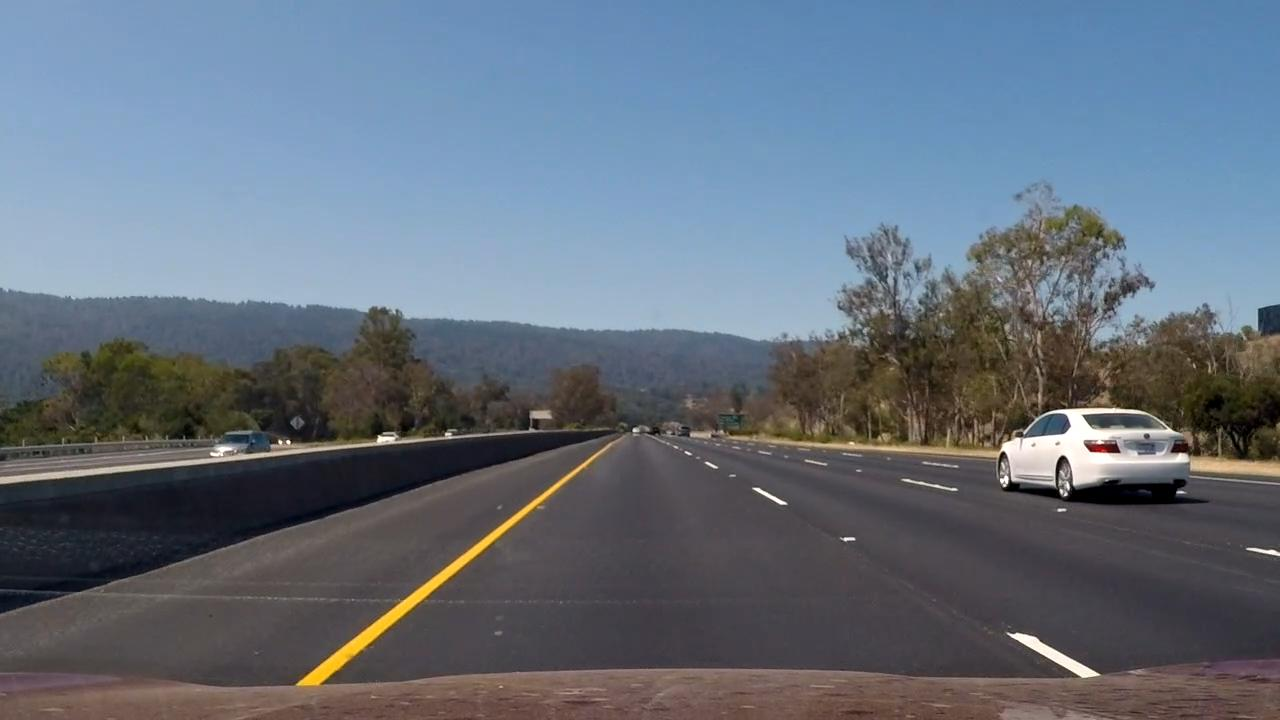
#> input picture data/vehicle_distances/white_2.jpg, 1280 x 720 px
$ jupyter execute --allow-errors README.ipynb   (older library calls are emulated)
#> lines starting #> are read from the running program, lines starting #| are printed output that depends on the picture
# Project 5: Vehicle tracking and detection
**Aaron Smith**

## Overview
*Vehicle Detection Project*

*The goals / steps of this project are the following:*

* Perform a Histogram of Oriented Gradients (HOG) feature extraction on a labeled training set of images and train a classifier Linear SVM classifier
* Optionally, you can also apply a color transform and append binned color features, as well as histograms of color, to your HOG feature vector.
* Note: for those first two steps don't forget to normalize your features and randomize a selection for training and testing.
* Implement a sliding-window technique and use your trained classifier to search for vehicles in images.
* Run your pipeline on a video stream and create a heat map of recurring detections frame by frame to reject outliers and follow detected vehicles.
* Estimate a bounding box for vehicles detected.

## Writeup / README (Rubric Point)
This document serves as the writeup for this project.

[cell 1]
import numpy as np
import cv2
import glob
from skimage.io import imread, imsave
from skimage.feature import hog
import matplotlib.pyplot as plt
import matplotlib
import cv2

from skimage.io import imread
from scipy.stats import describe
from skimage.feature import hog
#> (the rest of this cell did not finish here and is left out)

## Vehicle classification
To give an idea of the concrete goal of this project, two images are shown below. One is a "vehicle" class image, the other a "non-vehicle."  My goal is to train a classifier which can identify vehicles successfully, and then apply that classification to frames of a video to draw bounding boxes around vehicles on the road.

### Vehicle image vs. non-vehicle image

[cell 2]
VEHICLE_IMAGE_LOCATION = "data/vehicles/*.png"
NON_VEHICLE_IMAGE_LOCATION = "data/non-vehicles/*.png"

#> (the rest of this cell did not finish here and is left out)

## Histogram of Oriented Gradients (HOG)
"*Explain how (and identify where in your code) you extracted HOG features from the training images. Explain how you settled on your final choice of HOG parameters.*"

The code belows shows HOG extraction into feature vectors, as well as historgram features (to capture color) and binned spatial features. Vehicle and non-vehicle images are loaded in, have their features extracted, and the features are collected into a numpy array which I will use to train the model later.

Coming up with workable HOG parameters was a matter of experimentation. There were constant tradeoffs between performance (too many features made classification slower) and accuracy (too few features led to misclassification). I settled on the parameters below.

I originally used skimage's implementation of the HOG descriptor. I changed that to use the CV2 implementation for performance reasons.

[cell 3]
# Setup CV2 HOG Descriptor:
winSize = (64,64)
#> winSize = (64, 64)
blockSize = (16,16)
blockStride = (8,8)
cellSize = (8,8)
nbins = 9
nlevels = 64

# Creates a HOGDescriptor used throughout the classification process.
hog_descriptor = cv2.HOGDescriptor(winSize, blockSize, blockStride, cellSize, nbins)

The code for applying the HOG descriptor is quite simple:

`np.ravel(self.hog_descriptor.compute(image))`

### Using color histograms and spatial binning
In the lessons it was recommended to use these features as well as HOGs. My initial implementation used these, but I found my accuracy topped out at ~99% without them, but the clasisifcaiton was much faster because of the smaller set of features, so I removed that functionality.

## Training a classifier + feature selection + normalization
"*Describe how (and identify where in your code) you trained a classifier using your selected HOG features (and color features if you used them).*"

I created a pipline using scipy to perform scaling (with mean of 0 and standard deviation of 1), feature selection (using an ExtraTreesClassifier, an ensemble learning method to determine feature important), and finally a support vector machine with an **rbf** kernel.

[cell 4]
# The following code is part of the `VehicleDetector` class in `project5.py.`
# I have included it here to show the loading, classification, and training on images.
def load_images_and_extract_features(vehicle_images=glob.glob(VEHICLE_IMAGE_LOCATION),
                                     non_vehicle_images=glob.glob(NON_VEHICLE_IMAGE_LOCATION),
                                     cspace="RGB"):

#> called with cspace = 'RGB'
    print("Loading images and extracting features...")

    Y = []
    X = []

    for i in range(0, 2):
        for image_uri in (non_vehicle_images if i == 0 else vehicle_images):
            image = imread(image_uri)

            # apply color conversion if other than 'RGB'
            if cspace != 'RGB':
                if cspace == 'HSV':
                    feature_image = cv2.cvtColor(image, cv2.COLOR_RGB2HSV)
                elif cspace == 'LUV':
                    feature_image = cv2.cvtColor(image, cv2.COLOR_RGB2LUV)
                elif cspace == 'HLS':
                    feature_image = cv2.cvtColor(image, cv2.COLOR_RGB2HLS)
                elif cspace == 'YUV':
                    feature_image = cv2.cvtColor(image, cv2.COLOR_RGB2YUV)
            else:
                feature_image = np.copy(image)

            h = extract_features_from_image(np.resize(image, (64, 64, 3)))
            Y.append("vehicle" if i == 1 else "non-vehicle")
            X.append(h.astype(np.float64))

            #             image_pyramid = pyramid_gaussian(feature_image, max_layer=0)

            #             for layer in image_pyramid:

    Y = np.array(Y)
    X = np.array(X)

    print("Calculated features on {0} images".format(len(X)))
#| Calculated features on 1 images

    return X, Y

def extract_features_from_image(image):
    """
    This method runs HOG, Bin spatial, and color histogram feature extraction on a single image.
    """
    return perform_hog_extraction(image)

def perform_hog_extraction(image):
    """
    Runs HOG feature extraction on an image.
    """
    return np.ravel(hog_descriptor.compute(image))

[cell 5]
# Load the image features and classes.
X, Y = load_images_and_extract_features()

# Split into training and test sets.
#> (the rest of this cell did not finish here and is left out)

#> (a cell that did not finish here is left out)

#> (a cell that did not finish here is left out)

#> (a cell that did not finish here is left out)

## Sliding window search
"*Describe how (and identify where in your code) you implemented a sliding window search. How did you decide what scales to search and how much to overlap windows?*"

The sliding window search methods can be found in `project5.py` in the methods `slide_window`, `create_window_bands`, and `detect`.

In order to decide which scales to search and how to overlap windows, I took a math-based, experimental approach mixed with running the classifier on short clips of video and, again, finding a good tradeoff between performance and accuracy.

The code below shows the logic behind generating the sliding windows. Following that, I show how I algorithmically generated the window bands.

[cell 9]
def draw_rect(img, bottom, right, size):
    return cv2.rectangle(img, (right-size, bottom-size), (right, bottom), (255, 0, 0), 5)

def slide_window(img, x_start_stop=[None, None], y_start_stop=[None, None],
                    xy_window=(64, 64), xy_overlap=(0.5, 0.5)):
    # If x and/or y start/stop positions not defined, set to image size
    if x_start_stop[0] == None:
        x_start_stop[0] = 0
    if x_start_stop[1] == None:
        x_start_stop[1] = img.shape[1]
    if y_start_stop[0] == None:
        y_start_stop[0] = 0
    if y_start_stop[1] == None:
        y_start_stop[1] = img.shape[0]
    # Compute the span of the region to be searched
    xspan = x_start_stop[1] - x_start_stop[0]
    yspan = y_start_stop[1] - y_start_stop[0]

    # Compute the number of pixels per step in x/y
    nx_pix_per_step = np.int(xy_window[0]*(1 - xy_overlap[0]))
    ny_pix_per_step = np.int(xy_window[1]*(1 - xy_overlap[1]))
    # Compute the number of windows in x/y
    nx_windows = np.int(xspan/nx_pix_per_step)
    ny_windows = np.int(yspan/ny_pix_per_step)
    # Initialize a list to append window positions to
    window_list = []
    # Loop through finding x and y window positions
    # Note: you could vectorize this step, but in practice
    # you'll be considering windows one by one with your
    # classifier, so looping makes sense
    for ys in range(ny_windows):
        for xs in range(nx_windows):
            # Calculate window position
            startx = xs*nx_pix_per_step + x_start_stop[0]
            endx = startx + xy_window[0]
            starty = ys*ny_pix_per_step + y_start_stop[0]
            endy = starty + xy_window[1]
            # Append window position to list
            window_list.append(((startx, starty), (endx, endy)))
    # Return the list of windows
    return window_list

To figure out optimal window sizes, I captured frames with vehicles at multiple distances from the car both forward and to the side. I then wrote code to create "bands" of windows, each one window high, to capture vehicles at different distances. As the y-coordinate moves to 0 (as we move down the road) the boxes shink and move down. I added parameters I could adjust until I found a parameter combination I was happy with to generate all the windows used in the classifier.

[cell 10]
img = imread("data/vehicle_distances/white_2.jpg")
#> img is the input picture: shape (720, 1280, 3); mean R, G, B 100.5, 111.3, 124.3
img_all = np.copy(img)
# Create window bands:
bottom = 650


right = 1280
size = 350
window_size_step = 40
bottom_step_size = int((window_size_step / 2) + (window_size_step / 8))
min_windows_size = 64

window_count = 0
window_bands = []
window_images = []
while size > min_windows_size:
    windows = slide_window(img,
                x_start_stop=(0, img.shape[1]),
                y_start_stop=(bottom - size, bottom),
                xy_window=(size, size),
                xy_overlap=(0.5, 0.0))

    window_count += len(windows)
    window_bands.append(windows)
    img_copy = np.copy(img)
    for window in windows:
        left = int(window[0][0])
        right = int(window[1][0])
        top = int(window[0][1])
        bottom = int(window[1][1])

        draw_rect(img_copy, bottom, right, size)
        draw_rect(img_all, bottom, right, size)


    window_images.append(img_copy)
    size = size - window_size_step
    bottom = bottom - bottom_step_size
    right = right - window_size_step * 2
#> this loop made 8 passes
#> window_count on passes 1 to 8: 7, 15, 24, 35, 48, 65, 88, 124
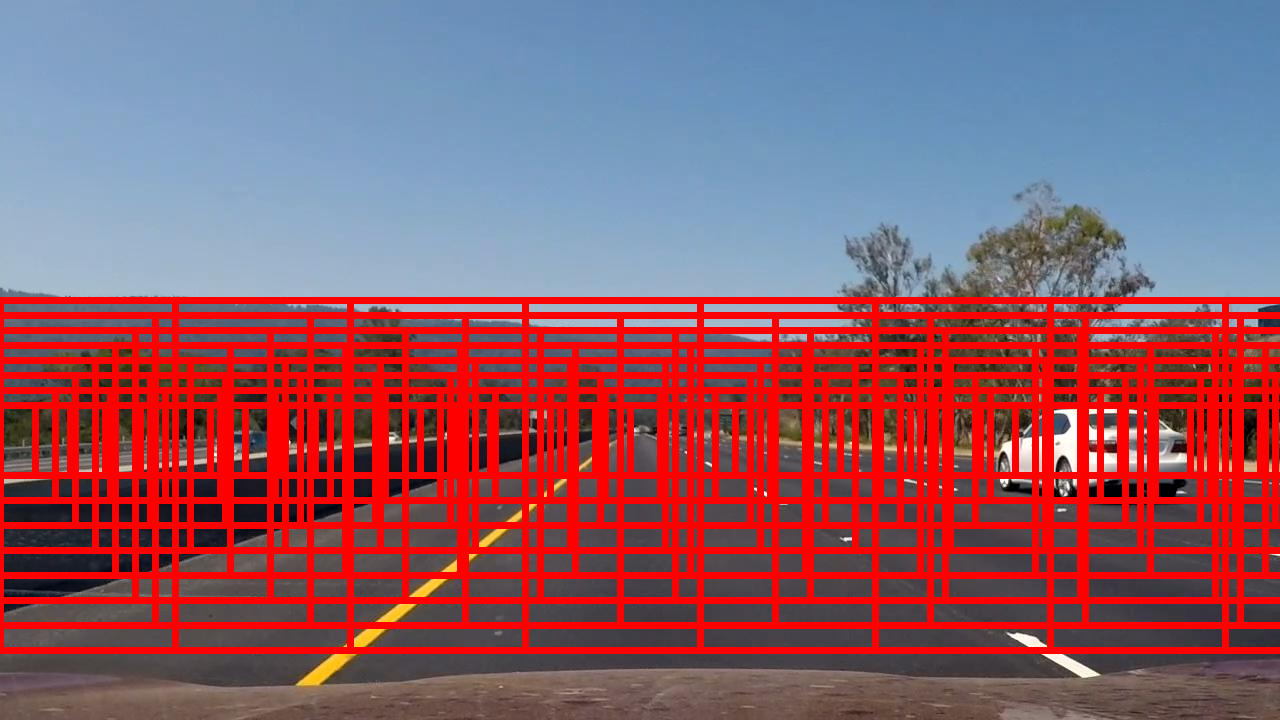
#> img_all: shape (720, 1280, 3); mean R, G, B 144.3, 91.1, 104.4
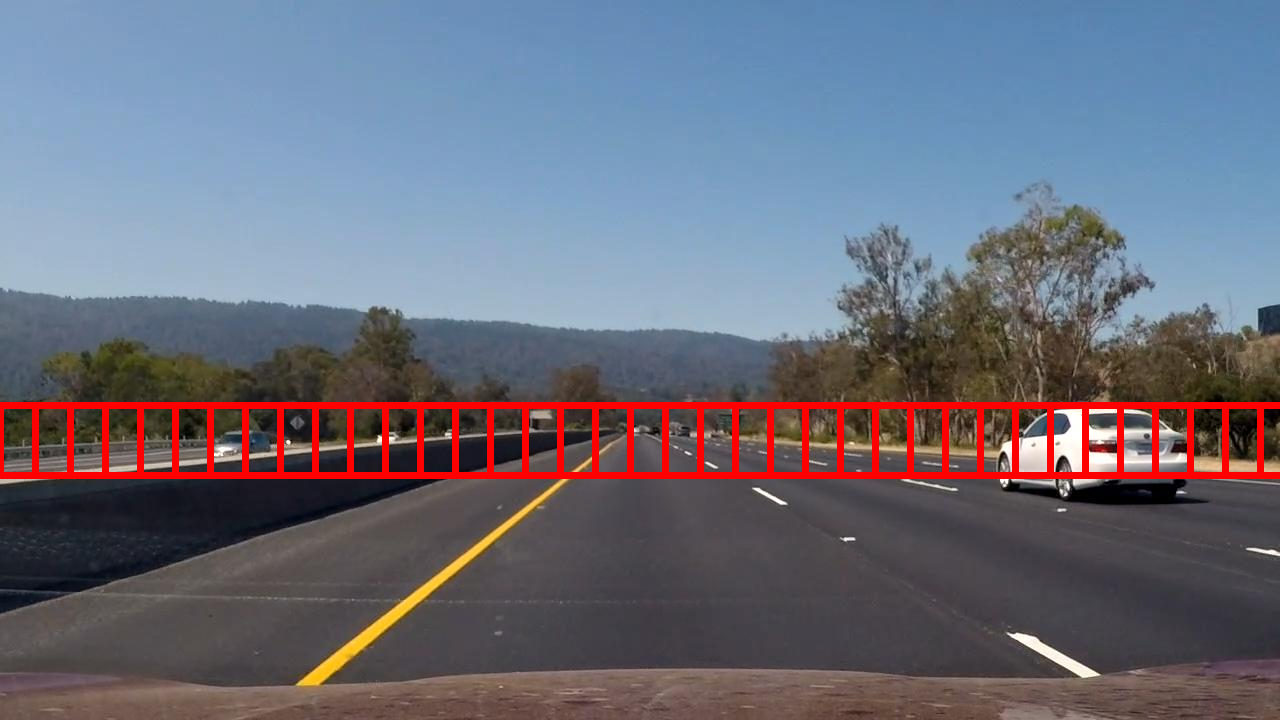
#> img_copy: shape (720, 1280, 3); mean R, G, B 106.8, 108.4, 121.7
#> after the loop, size = 30; window_bands = 8 items; window_count = 124; window_images = 8 items

print("Total number of windows: {0}".format(window_count))
#| Total number of windows: 124

for i in range(0, len(window_images)):
    plt.subplot(int(len(window_images) / 2.0), int(len(window_images) / 2.0), i+1)
    plt.imshow(window_images[i])
#> this loop made 8 passes

plt.show()
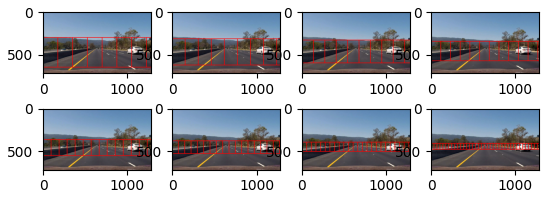
#> figure drawn by matplotlib, 8 panels

plt.imshow(img_all)
plt.show()

The images above show the various window bands overlayed on the image, and then all the bands at once. These define the search area when looking for vehicles.

#### Testing the pipeline + feature reduction
"*Show some examples of test images to demonstrate how your pipeline is working. What did you do to try to minimize false positives and reliably detect cars?*"

As mentioned earlier in this project, I used an ExtraTreeClassifier to do feature reduction by finding features which have less predictive power. This reduces the number of featres per image and speeds up the classification process without loss of accuracy.

The pipeline is demonstrated below.

[cell 11]
def detect(image):
    window_frames = []
    bounding_boxes = []
    for windows in window_bands:
        for window in windows:
            left = int(window[0][0])
            right = int(window[1][0])
            top = int(window[0][1])
            bottom = int(window[1][1])

            if left < 0 or top < 0 or bottom > image.shape[0] or right > image.shape[1]:
                continue

            w = image[top:bottom, left:right]

            w = cv2.resize(w, (64, 64))
            features = extract_features_from_image(w)

            window_frames.append([((left, top), (right, bottom)), features])
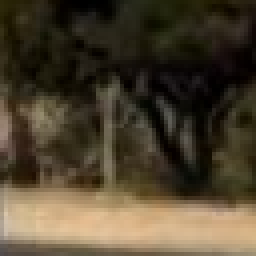
#> w: shape (64, 64, 3) (shown 4 times larger); mean R, G, B 77.5, 66.4, 47.3
#> after the loop, window_frames = 116 items

    window_frames = np.array(window_frames)
    predictions = clf.predict(np.vstack(window_frames[:, 1]))

    return window_frames[predictions == 'vehicle'][:, 0]

def draw_labeled_bboxes(img, labels):
    # Iterate through all detected cars
    for car_number in range(1, labels[1] + 1):
        # Find pixels with each car_number label value
        nonzero = (labels[0] == car_number).nonzero()
        # Identify x and y values of those pixels
        nonzeroy = np.array(nonzero[0])
        nonzerox = np.array(nonzero[1])
        # Define a bounding box based on min/max x and y
        bbox = ((np.min(nonzerox), np.min(nonzeroy)), (np.max(nonzerox), np.max(nonzeroy)))
        # Draw the box on the image
        cv2.rectangle(img, bbox[0], bbox[1], (0, 0, 255), 6)
    # Return the image
    return img

def add_heat(bbox_list, heatmap):
    COOL_RATE = 0.9
    for box in bbox_list:
        # Add += 1 for all pixels inside each bbox
        # Assuming each "box" takes the form ((x1, y1), (x2, y2))
        heatmap[box[0][1]:box[1][1], box[0][0]:box[1][0]] += 1


    # Apply cooling
    heatmap *= COOL_RATE

    # Threshold heatmap
    heatmap[heatmap <= HEATMAP_THRESHOLD] = 0

    return heatmap

def process_frame(frame):
    heatmap = np.zeros(shape=(720, 1280))
    bounding_boxes = detect(frame)
    heatmap = add_heat(bounding_boxes, heatmap)
    labels = label(heatmap)
    return draw_labeled_bboxes(frame, labels)


img = imread("data/vehicle_distances/white_2.jpg")


# For this demo, the heatmap threshold is set to allow for any matches to show up since we aren't handling multiple frames.
HEATMAP_THRESHOLD = 0
#> (the rest of this cell did not finish here and is left out)
